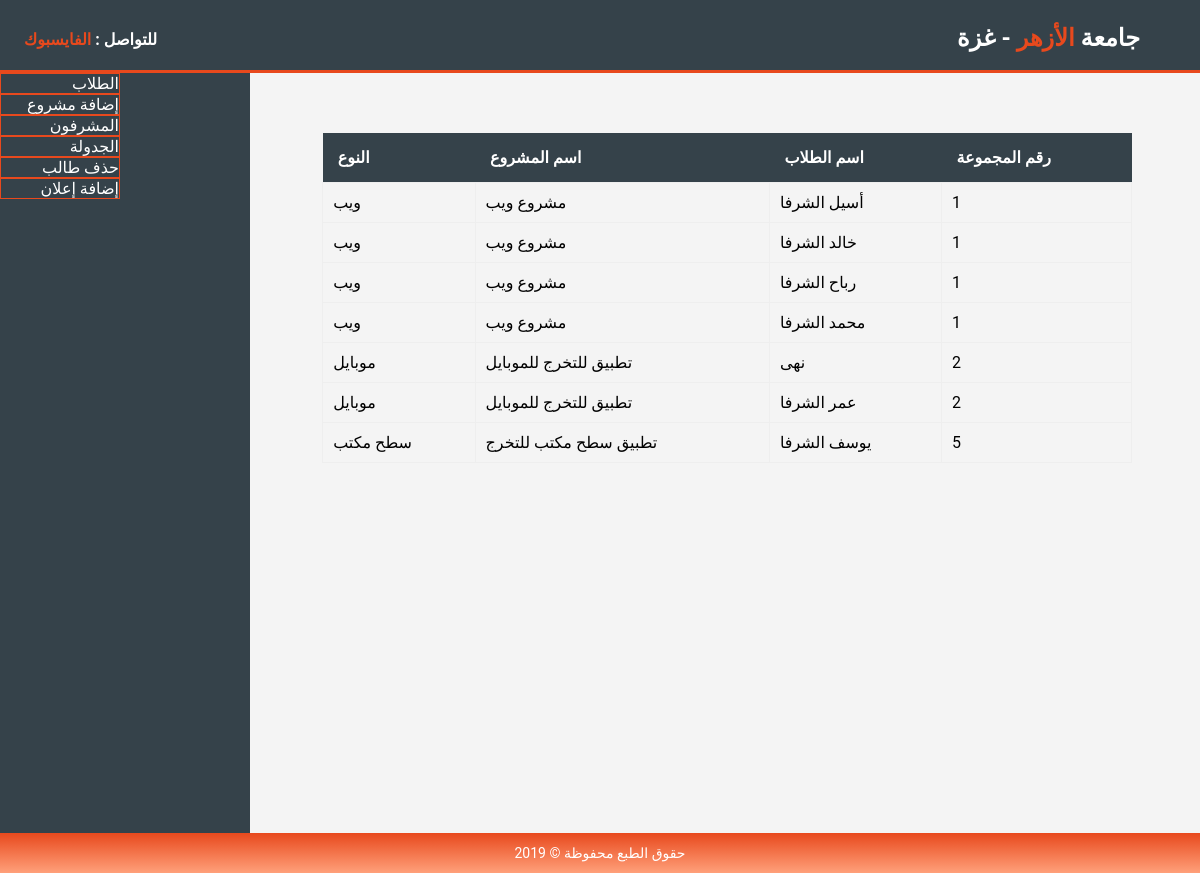
The app's page /schedual.php with its own data.
### tables this page shows
CREATE TABLE `student` (
  `std_id` int(11) NOT NULL,
  `std_name` varchar(50) NOT NULL,
  `specialization` varchar(40) NOT NULL,
  `level` int(2) NOT NULL,
  `status` varchar(50) NOT NULL,
  `project_name` varchar(30) NOT NULL,
  `group_no` int(11) NOT NULL
);

CREATE TABLE `project` (
  `project_id` int(11) NOT NULL,
  `name` varchar(100) NOT NULL,
  `description` mediumtext NOT NULL,
  `supervisor` varchar(40) NOT NULL,
  `type` varchar(100) NOT NULL
);

### schedual.php (the view, shortened to what this page needs)
<?php
include 'header.php'
?>
<?php
include 'adminnavbar.php'
?>
<div class="main-content">
    <table>
        <tr>
            <th lang="ar" dir="rtl">النوع</th>
            <th lang="ar" dir="rtl">اسم المشروع</th>
            <th lang="ar" dir="rtl">اسم الطلاب </th>
            <th lang="ar" dir="rtl">رقم المجموعة</th>
        </tr>
        <tr>
            <?php
            $sql = "SELECT student.std_id,student.std_name,student.project_name,student.group_no,project.name,project.type FROM student,project WHERE student.project_name =project.name  order by student.group_no";
            $result = mysqli_query($conn, $sql);
            while ($row = mysqli_fetch_assoc($result)) {
                echo "<td >$row[type]</td>";
                echo "<td>$row[project_name]</td>";
                echo "<td>$row[std_name]</td>";
                echo "<td>$row[group_no]</td>";
                echo "</tr>";
            }
            ?>
        <?php
        include 'footer.php'
        ?>
        </body>
        </html>

### header.php (shortened to what this page needs)
<!DOCTYPE html>
<html>
<head>
    <link href="style1.css" rel="stylesheet" type="text/css" />
</head>
<body>
    <header class="header">
        <div class="container">
            <div class="name-header">
                <h2 dir="rtl" lang="ar"> جامعة<span class="highlight"> الأزهر</span> - غزة</h2>
            </div>
            <div class="contact">
                <h4 dir="rtl" lang="ar">للتواصل : <a href="https://www.facebook.com" dir="rtl" lang="ar"
                        target="_blank"><span class="highlight">الفايسبوك</span></a></h4>
            </div>
        </div>
    </header>

### adminnavbar.php
<section>
    <main class="admin-wrapper">
        <aside>
            <ul>
                <li><a href="student.php" dir="rtl" lang="ar">الطلاب</a></li>
                <li><a href="addproject.php" style="background-color:#e8491ad">إضافة مشروع</a></li>
                <li><a href="lecturer.php" dir="rtl" lang="ar">المشرفون</a></li>
                <li><a href="schedual.php" dir="rtl" lang="ar">الجدولة</a></li>
                <li><a href="update.php" dir="rtl" lang="ar">حذف طالب</a></li>
                <li><a href="addadv.php" dir="rtl" lang="ar">إضافة إعلان</a></li>
            </ul>
        </aside>

### footer.php
<footer class="container">
    <div class="footer">
        <div class="footer-text">
            حقوق الطبع محفوظة &copy; 2019
        </div>
    </div>
</footer>

### style1.css (style rules this page uses)
body { background: #f4f4f4; margin: 0; font-family: "Roboto", sans-serif, "Helvetica", sans-serif; box-sizing: border-box; }
.container { color: #fff; width: 100%; }
.header { background: #35424a; height: 70px; border-bottom: solid 3px #e8491d; }
.name-header { float: right; padding-right: 5%; padding-top: 2%; }
.contact { float: left; padding-left: 2%; padding-top: 2.5%; text-transform: uppercase; }
.highlight { color: #e8491d; }
a { color: #fff; text-decoration: none; text-align: right; }
.footer-text { text-align: center; font-size: 14px; padding-top: 1%; padding-bottom: 1%; }
.footer { background-image: linear-gradient(#e8491d, #ffa07a); position: fixed; bottom: 0; left: 0; width: 100%; box-sizing: border-box; }
.admin-wrapper { display: flex; height: 100vh; }
.admin-wrapper aside { background: #35424a; min-width: 250px; }
.admin-wrapper aside ul { list-style: none; padding: 0; }
.admin-wrapper aside ul li a { color: #fff; display: block; text-decoration: none; background: #35424a; border: #e8491d solid 0.5px; }
.main-content { width: calc(100% - 270px); padding: 5%; box-sizing: border-box; }
.main-content table { width: 100%; border-collapse: collapse; margin-left: 1.5%; }
.main-content table td { padding: 10px; border: 1px solid #eee; text-align: left; }
.main-content table th { background: #35424a; color: #fff; padding: 15px; text-align: left; }
* { margin: 0; }
ul { list-style-type: none; margin: 0; padding: 0; min-width: 10%; background-color: #35424a; float: left; border-collapse: collapse; position: fixed; }

### records on screen
student: project.type "ويب", project_name "مشروع ويب", std_name "أسيل الشرفا", group_no "1"
student: project.type "ويب", project_name "مشروع ويب", std_name "خالد الشرفا", group_no "1"
student: project.type "ويب", project_name "مشروع ويب", std_name "رباح الشرفا", group_no "1"
student: project.type "ويب", project_name "مشروع ويب", std_name "محمد الشرفا", group_no "1"
student: project.type "موبايل", project_name "تطبيق للتخرج للموبايل", std_name "نهى", group_no "2"
student: project.type "موبايل", project_name "تطبيق للتخرج للموبايل", std_name "عمر الشرفا", group_no "2"
student: project.type "سطح مكتب", project_name "تطبيق سطح مكتب للتخرج", std_name "يوسف الشرفا", group_no "5"
